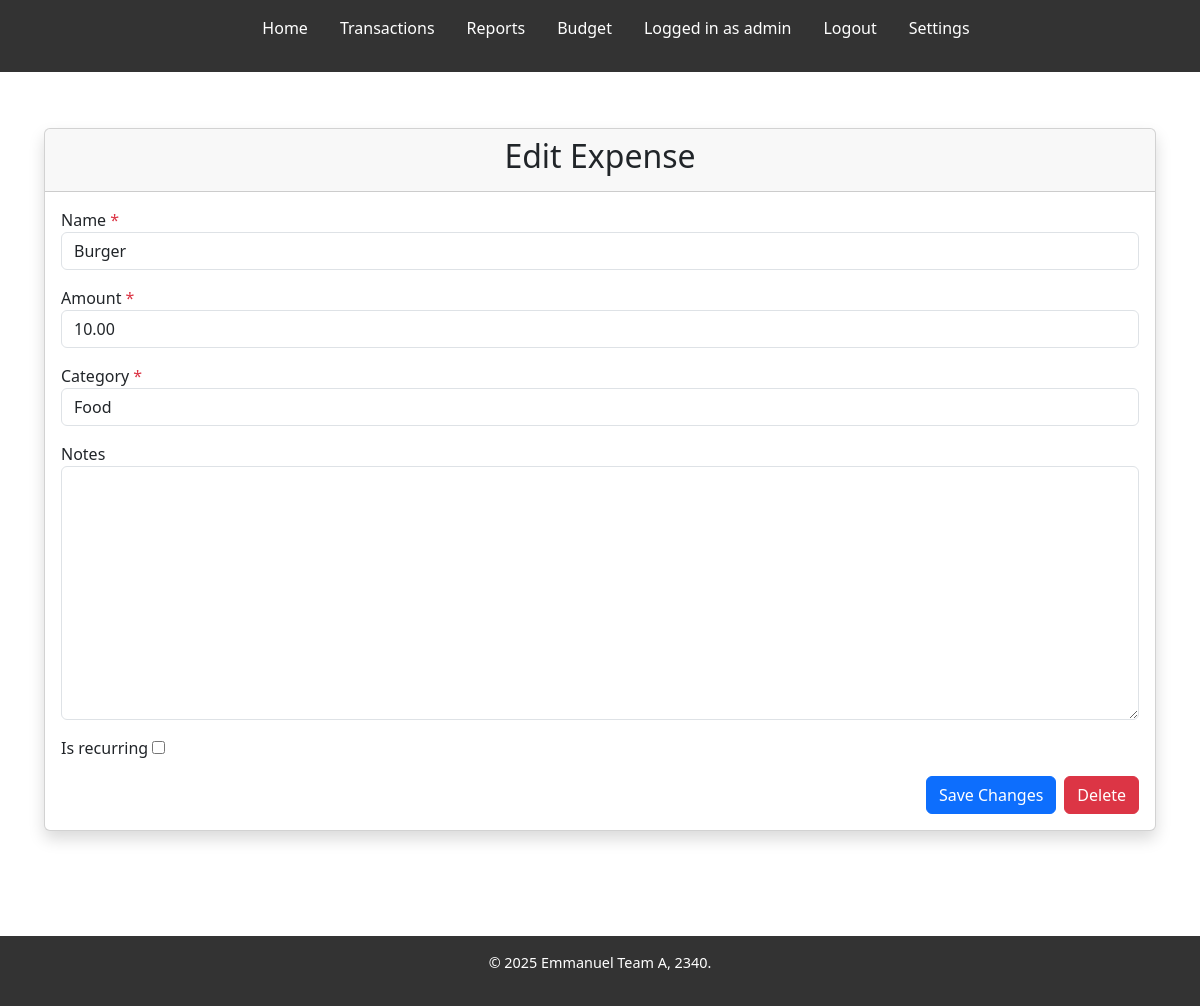
Page /expense/edit/burger/ (signed in) on the committed database.
### accounts/models.py (models this page shows)
class CustomUser(AbstractUser):
    security_question = models.TextField(max_length=255)
    security_answer = models.TextField(max_length=255)
    is_2fa_enabled = models.BooleanField(default=False)
    two_factor_secret = models.TextField(max_length=64, null=True, blank=True)
    two_factor_expiry = models.DateTimeField(null=True, blank=True)

### expense/models.py (models this page shows, shortened)
class Expense(models.Model):
    user = models.ForeignKey(
        settings.AUTH_USER_MODEL,
        on_delete=models.CASCADE,
        related_name="expenses",
    )
    name = models.CharField(max_length=100)
    slug = models.SlugField(max_length=100, unique=True, blank=True)
    amount = models.DecimalField(max_digits=10, decimal_places=2)
    category = models.ForeignKey('expense.Category', on_delete=models.CASCADE, null=True)
    date = models.DateTimeField(default=timezone.now)
    notes = models.TextField(null=True, blank=True)
    is_recurring = models.BooleanField(default=False)
    recurrence_period = models.CharField(
        max_length=10,
        choices=[
            ('daily', 'Daily'),
            ('weekly', 'Weekly'),
            ('monthly', 'Monthly'),
        ],
        null=True,
        blank=True
    )
    recurrence_day_of_week = models.CharField(
        max_length=10,
        choices=[
            ('monday', 'Monday'),
            ('tuesday', 'Tuesday'),
            ('wednesday', 'Wednesday'),
            ('thursday', 'Thursday'),
            ('friday', 'Friday'),
            ('saturday', 'Saturday'),
            ('sunday', 'Sunday'),
        ],
        null=True,
        blank=True
    )
    recurrence_day_of_month = models.PositiveIntegerField(null=True, blank=True)
    next_occurrence = models.DateTimeField(null=True, blank=True)

### expense/views.py (the view)
# urls.py: path('edit/<slug:slug>/', views.edit_expense, name='edit_expense'),
@login_required
def edit_expense(request, slug):
    expense = get_object_or_404(Expense, slug=slug, user=request.user)
    if request.method == 'POST':
        form = ExpenseForm(request.POST, instance=expense)
        if form.is_valid():
            updated = form.save(commit=False)
            updated.is_recurring              = form.cleaned_data['is_recurring']
            updated.recurrence_period         = form.cleaned_data['recurrence_period']
            updated.recurrence_day_of_week    = form.cleaned_data['recurrence_day_of_week']
            updated.recurrence_day_of_month   = form.cleaned_data['recurrence_day_of_month']
            if updated.is_recurring and updated.recurrence_period:
                updated.next_occurrence = calculate_next_occurrence(
                    now(), updated.recurrence_period,
                    updated.recurrence_day_of_week,
                    updated.recurrence_day_of_month
                )
            else:
                updated.next_occurrence = None
            updated.save()
            return redirect('transactions')
    else:
        form = ExpenseForm(instance=expense)
    return render(request, 'expense/edit_expense.html', {'form': form, 'expense': expense})

### expense/forms.py
class ExpenseForm(forms.ModelForm):
    class Meta:
        model = Expense
        fields = [
            'name', 'amount', 'category', 'notes',
            'is_recurring', 'recurrence_period',
            'recurrence_day_of_week', 'recurrence_day_of_month'
        ]
    def __init__(self, *args, **kwargs):
        super(ExpenseForm, self).__init__(*args, **kwargs)
        self.fields['name'].required = True
        self.fields['amount'].required = True  # Make this required
        self.fields['category'].required = True # Ensure source is required
        self.fields['notes'].required = False
        self.fields['is_recurring'].required = False  # Optional field
        self.fields['recurrence_period'].required = False  # Optional
        self.fields['recurrence_day_of_week'].required = False  # Optional
        self.fields['recurrence_day_of_month'].required = False  # Optional
        for field in self.fields:
            self.fields[field].widget.attrs['class'] = 'form-control'
        self.fields['is_recurring'].widget.attrs['class'] = 'form-check-label'

### expense/models.py (called while the page is built)
    def __str__(self):
        return self.name

### expense/templates/expense/edit_expense.html (shortened to what this page needs)
{% extends "base.html" %}
{% block content %}
<div class="d-flex flex-column min-vh-100">
  <div class="container flex-grow-1 mt-4">
  <div class="card shadow">
    <div class="card-header">
      <h2 class="text-center">Edit Expense</h2>
    </div>
    <div class="card-body">
      <form method="post" class="needs-validation" novalidate>
        {% for field in form %}
          <div class="form-group mb-3">
            <label for="{{ field.id_for_label }}" class="{% if field.field.required %}required{% endif %}">
              {{ field.label }}
              {% if field.field.required %}<span class="text-danger">*</span>{% endif %}
            </label>
            {{ field }}
          </div>
        {% endfor %}
        <div class="d-flex justify-content-end">
          <button type="submit" class="btn btn-primary me-2">Save Changes</button>
            <a href="{% url 'delete_expense' expense.slug %}" class="btn btn-danger" onclick="return confirm('Are you sure you want to delete this expense?')">Delete</a>
        </div>
      </form>
    </div>
  </div>
</div>
{% endblock %}

### moneyparce/templates/base.html (shortened to what this page needs)
{% load static %}
<!DOCTYPE html>
<html lang="en">
<head>
    <link rel="stylesheet" href="{% static 'css/style.css' %}">
    <link href="https://cdn.jsdelivr.net/npm/bootstrap@5.3.3/dist/css/bootstrap.min.css" rel="stylesheet"
>
</head>
<body>
<div class="wrapper">
    <header>
        <nav>
            <ul>
                <li><a class="nav-link" href="{% url 'home' %}">Home</a></li>
                {% if user.is_authenticated %}
                    <li><a class="nav-link" href="{% url 'transactions' %}">Transactions</a></li>
                    <li><a class="nav-link" href="{% url 'reports_home' %}">Reports</a></li>
                    <li><a class="nav-link" href="{% url 'budget_list' %}">Budget</a></li>
                    <li><a class="nav-link disabled" style="color: #fff;">Logged in as {{ user.username }}</a></li>
                    <li><a class="nav-link" href="{% url 'logout' %}">Logout</a></li>
                    <li><a class="nav-link" href="{% url 'settings' %}">Settings</a></li>
                {% else %}
                    <li><a class="nav-link" href="{% url 'login' %}">Login</a></li>
                    <li><a class="nav-link" href="{% url 'register' %}">Register</a></li>
                {% endif %}
            </ul>
        </nav>
    </header>
    <main>
        {% block content %}{% endblock %}
    </main>
    <footer>
        <p>&copy; {% now "Y" %} Emmanuel Team A, 2340.</p>
    </footer>
</div>
</body>
</html>

### moneyparce/static/css/style.css (style rules this page uses)
* { margin: 0; padding: 0; box-sizing: border-box; }
html { height : 100%; }
body { height: 100%; font-family: Arial, sans-serif; line-height: 1.6; background-color: #f4f4f4; color: #333; margin: 0; padding: 0; }
header { background-color: #333; color: #fff; padding: 1rem 0; }
header nav ul { list-style: none; display: flex; justify-content: center; }
header nav ul li { margin: 0 1rem; }
header nav ul li a { color: #fff; text-decoration: none; font-weight: bold; }
main { min-height: 85vh; flex-grow: 1; display: grid; grid-template-rows: auto 1fr auto; padding: 2rem; }
footer { width: 100%; bottom: 0; background-color: #333; color: #fff; text-align: center; padding: 1rem 0; font-size: 0.9rem; }
h2 { font-weight: 600; }
.container { min-height: 100%; }
.wrapper { min-height: 100%; display: grid; grid-template-rows: auto 1fr auto; }

### moneyparce/templates/base.html (style rules this page uses)
nav a.nav-link { font-weight: 500; color: #ffffff; }
nav a.nav-link.disabled { color: #cccccc; }

### rows in the picture
CustomUser: username "admin"
Expense: form "Burger" "10.00" "Food"

### other values in the picture
{{ field.label }} "Name" "Amount" "Category" "Notes" "Is recurring"
